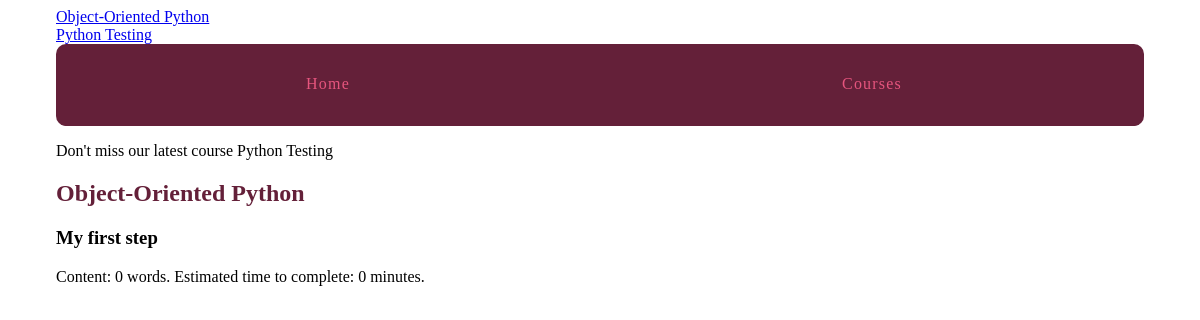
The page /courses/1/1/ on the database its author committed.
### courses/models.py (models this page shows, shortened)
class Course(models.Model):
    created_at = models.DateTimeField(auto_now_add=True)
    title = models.CharField(max_length=255)
    description = models.TextField()
    def __str__(self):
        return self.title

class Step(models.Model):
    title = models.CharField(max_length=255)
    description = models.TextField()
    content = models.TextField(blank=True, default='')
    order = models.IntegerField(default=0)
    course = models.ForeignKey(Course)
    class Meta:
        ordering = ['order', ]

### courses/views.py (the view)
# urls.py: url(r'^(?P<course_pk>\d+)/(?P<step_pk>\d+)/$', views.step_detail, name='step'),
def step_detail(request, course_pk, step_pk):
    step = get_object_or_404(Step, course_id=course_pk, pk=step_pk)  # course_id is django referring to the ForeingKey
    return render(request, "courses/step_detail.html", {"step": step})

### courses/templatetags/course_extras.py (called while the page is built)
@register.simple_tag  # simple bcs only returns a string
def newest_course():
    return Course.objects.latest('created_at')

@register.inclusion_tag('courses/course_nav.html')
def nav_courses_list():
    courses = Course.objects.all()
    return {'courses': courses}

@register.filter('time_estimate')
def time_estimate(word_count):
    minutes = round(word_count/20)
    return minutes

### courses/templates/courses/step_detail.html (shortened to what this page needs)
{% extends "layout.html" %}
{% load course_extras %}
{% block content %}
    <article>
        <h2><a href="{% url 'course:detail' pk=step.course.pk %}">{{ step.course.title }}</a></h2>
        <h3>{{ step.title }}</h3>
        {% with con=step.content %}
            Content: {{ con|wordcount }} words. Estimated time to complete: {{ con|wordcount|time_estimate }}
            minute{{ con|wordcount|time_estimate|pluralize }}.
        {% endwith %}
    </article>
{% endblock %}

### templates/layout.html (shortened to what this page needs)
<!DOCTYPE html>
{% load static from staticfiles %}
{% load course_extras %}
<html lang="en">
<head>
    <link type="text/css" rel="stylesheet" href="{% static "css/layout.css" %}">
</head>
<body>
<div class="site-container">
    {% nav_courses_list %}
    <nav>
        <a href="#">Home</a>
        <a href="{% url 'course:list' %}">Courses</a>
    </nav>
    <p>Don't miss our latest course {% newest_course %}</p>
    {% block content %}
    {% endblock %}
</div>
</body>
</html>

### courses/templates/courses/course_nav.html
{% for course in courses %}
    <div><a href="{% url 'course:detail' pk=course.pk %}">{{ course.title }}</a></div>
{% endfor %}

### assets/css/layout.css (style rules this page uses)
html { box-sizing: border-box; }
*, *::after, *::before { box-sizing: inherit; }
.site-container { max-width: 68em; margin-left: auto; margin-right: auto; }
.site-container::after { clear: both; content: ""; display: table; }
.site-container nav { width: 100%; display: table; width: 100%; table-layout: fixed; border-bottom-left-radius: 10px; border-bottom-right-radius: 10px; border-top-left-radius: 10px; border-top-right-radius: 10px; border-bottom-left-radius: 10px; border-top-left-radius: 10px; border-bottom-right-radius: 10px; border-top-right-radius: 10px; background-color: #642039; margin-bottom: 1em; overflow: hidden; }
.site-container nav a { display: table-cell; width: 8.33333%; padding: 10px; border-bottom: 2px solid #642039; color: #e6557e; letter-spacing: 0.075em; line-height: 60px; text-align: center; text-decoration: none; }
article h2 a, article h3 a { color: #642039; text-decoration: none; }

### rows shown on the page
Course: title "Object-Oriented Python"
Course: title "Python Testing"
Step: course "Object-Oriented Python", title "My first step"

### other values the page prints
{{ con|wordcount }} "0"
{{ con|wordcount|time_estimate }} "0"
